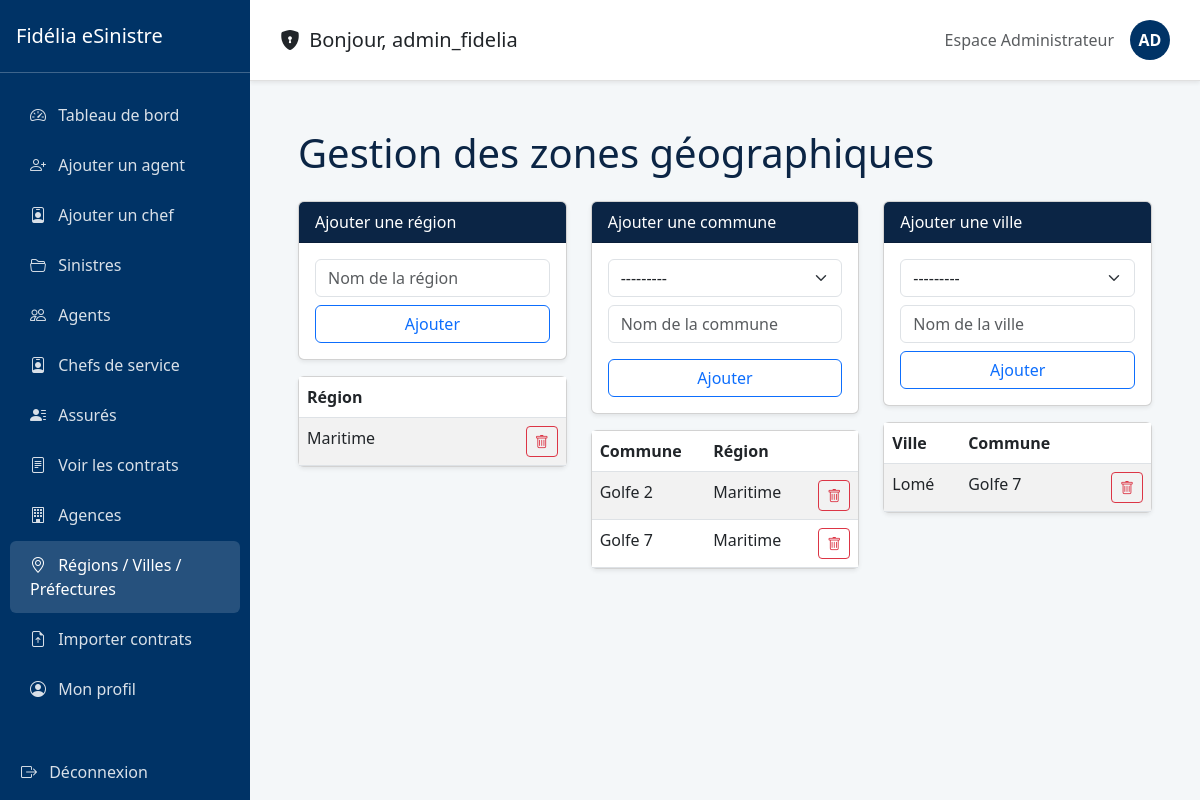
Page /sinistres/admin/localisation/ (signed in) on the committed database.
### gestion_sinistres/models.py (models this page shows, shortened)
class Region(models.Model):
    nom = models.CharField(max_length=100)
    def __str__(self): return self.nom

class Commune(models.Model):
    region = models.ForeignKey(Region, on_delete=models.CASCADE)
    nom = models.CharField(max_length=100)
    def __str__(self): return self.nom

class Ville(models.Model):
    commune = models.ForeignKey(Commune, on_delete=models.CASCADE)
    nom = models.CharField(max_length=100)

### gestion_sinistres/views.py (the view, shortened to what this page needs)
# urls.py: path('admin/localisation/', views.gestion_localisation, name='gestion_localisation'),
@login_required
@user_passes_test(lambda u: u.is_staff)
def gestion_localisation(request):
    region_form = RegionForm()
    commune_form = CommuneForm()
    ville_form = VilleForm()
    return render(request, 'gestion_localisation.html', {
        'region_form': region_form,
        'ville_form': ville_form,
        'commune_form': commune_form,
        'regions': Region.objects.all().order_by('nom'),
        'communes': Commune.objects.select_related('region').order_by('nom'),
        'villes': Ville.objects.select_related('commune').order_by('nom'),
    })

### gestion_sinistres/forms.py
class RegionForm(forms.ModelForm):
    class Meta:
        model = Region
        fields = ['nom']
        widgets = {'nom': forms.TextInput(attrs={'class': 'form-control', 'placeholder': 'Nom de la région'})}

class VilleForm(forms.ModelForm):
    class Meta:
        model = Ville
        fields = ['commune', 'nom']
        widgets = {
            'commune': forms.Select(attrs={'class': 'form-select'}),
            'nom': forms.TextInput(attrs={'class': 'form-control', 'placeholder': 'Nom de la ville'}),
        }

### gestion_sinistres/templates/gestion_localisation.html (shortened to what this page needs)
{% extends 'base_admin.html' %}
{% block content %}
<div class="container-fluid px-4">
    <h1 class="mb-4 mt-4" style="color: #0b2545;">Gestion des zones géographiques</h1>
    <div class="row g-4">
        <div class="col-md-4">
            <div class="card shadow-sm mb-3">
                <div class="card-header text-white" style="background-color: #0b2545;">Ajouter une région</div>
                <div class="card-body">
                    <form method="post">
                        {{ region_form.nom }}
                        <button type="submit" class="btn btn-outline-primary w-100 mt-2">Ajouter</button>
                    </form>
                </div>
            </div>
            <div class="card shadow-sm">
                <div class="card-body p-0">
                    <table class="table table-striped mb-0">
                        <thead><tr><th>Région</th><th></th></tr></thead>
                        <tbody>
                            {% for region in regions %}
                            <tr>
                                <td>{{ region.nom }}</td>
                                <td class="text-end">
                                    <a href="{% url 'supprimer_region' region.id %}" class="btn btn-sm btn-outline-danger" onclick="return confirm('Supprimer cette région ?');"><i class="bi bi-trash"></i></a>
                                </td>
                            </tr>
                            {% empty %}
                            <tr><td colspan="2" class="text-muted text-center py-3">Aucune région</td></tr>
                            {% endfor %}
                        </tbody>
                    </table>
                </div>
            </div>
        </div>
<div class="col-md-4">
    <div class="card shadow-sm mb-3">
        <div class="card-header text-white" style="background-color: #0b2545;">Ajouter une commune</div>
        <div class="card-body">
            <form method="post">
                <div class="mb-2">
                    {{ commune_form.region }}
                </div>
                <div class="mb-2">
                    {{ commune_form.nom }}
                </div>
                <button type="submit" class="btn btn-outline-primary w-100 mt-2">Ajouter</button>
            </form>
        </div>
    </div>
    <div class="card shadow-sm">
        <div class="card-body p-0">
            <table class="table table-striped mb-0">
                <thead><tr><th>Commune</th><th>Région</th><th></th></tr></thead>
                <tbody>
                    {% for commune in communes %}
                    <tr>
                        <td>{{ commune.nom }}</td>
                        <td>{{ commune.region.nom }}</td>
                        <td class="text-end">
                            <a href="{% url 'supprimer_commune' commune.id %}" class="btn btn-sm btn-outline-danger" onclick="return confirm('Supprimer cette commune ?');"><i class="bi bi-trash"></i></a>
                        </td>
                    </tr>
                    {% empty %}
                    <tr><td colspan="3" class="text-muted text-center py-3">Aucune commune</td></tr>
                    {% endfor %}
                </tbody>
            </table>
        </div>
    </div>
</div>
        <div class="col-md-4">
            <div class="card shadow-sm mb-3">
                <div class="card-header text-white" style="background-color: #0b2545;">Ajouter une ville</div>
                <div class="card-body">
                    <form method="post">
                        <div class="mb-2">{{ ville_form.commune }}</div>
                        {{ ville_form.nom }}
                        <button type="submit" class="btn btn-outline-primary w-100 mt-2">Ajouter</button>
                    </form>
                </div>
            </div>
            <div class="card shadow-sm">
                <div class="card-body p-0">
                    <table class="table table-striped mb-0">
                        <thead><tr><th>Ville</th><th>Commune</th><th></th></tr></thead>
                        <tbody>
                            {% for ville in villes %}
                            <tr>
                                <td>{{ ville.nom }}</td>
                                <td>{{ ville.commune.nom }}</td>
                                <td class="text-end">
                                    <a href="{% url 'supprimer_ville' ville.id %}" class="btn btn-sm btn-outline-danger" onclick="return confirm('Supprimer cette ville ?');"><i class="bi bi-trash"></i></a>
                                </td>
                            </tr>
                            {% empty %}
                            <tr><td colspan="3" class="text-muted text-center py-3">Aucune ville</td></tr>
                            {% endfor %}
                        </tbody>
                    </table>
                </div>
            </div>
        </div>
    </div>
</div>
{% endblock %}

### gestion_sinistres/templates/base_admin.html (shortened to what this page needs)
{% load static %}
<!DOCTYPE html>
<html lang="fr">
<head>
    <link href="https://cdn.jsdelivr.net/npm/bootstrap@5.3.0/dist/css/bootstrap.min.css" rel="stylesheet">
    <link rel="stylesheet" href="https://cdn.jsdelivr.net/npm/bootstrap-icons@1.11.0/font/bootstrap-icons.css">
</head>
<body>
    <nav class="sidebar">
        <div class="d-flex align-items-center justify-content-between py-4 px-3 border-bottom border-light border-opacity-25">
            <h5 class="mb-0">Fidélia eSinistre</h5>
        </div>
        <div class="py-3">
            <a href="{% url 'accueil_admin' %}" class="{% if request.resolver_match.url_name == 'accueil_admin' %}active{% endif %}"><i class="bi bi-speedometer2 me-2"></i> Tableau de bord</a>
            <a href="{% url 'creer_agent' %}" class="{% if request.resolver_match.url_name == 'creer_agent' %}active{% endif %}"><i class="bi bi-person-plus me-2"></i> Ajouter un agent</a>
            <a href="{% url 'creer_chef' %}" class="{% if request.resolver_match.url_name == 'creer_chef' %}active{% endif %}"><i class="bi bi-person-badge me-2"></i> Ajouter un chef</a>
            <a href="{% url 'supervision_sinistres' %}" class="{% if request.resolver_match.url_name == 'supervision_sinistres' %}active{% endif %}"><i class="bi bi-folder2-open me-2"></i> Sinistres</a>
            <a href="{% url 'liste_agents' %}" class="{% if request.resolver_match.url_name == 'liste_agents' or request.resolver_match.url_name == 'modifier_agent_admin' %}active{% endif %}"><i class="bi bi-people me-2"></i> Agents</a>
            <a href="{% url 'liste_chefs' %}" class=""><i class="bi bi-person-badge me-2"></i> Chefs de service</a>
            <a href="{% url 'liste_assures' %}" class="{% if request.resolver_match.url_name == 'liste_assures' %}active{% endif %}"><i class="bi bi-person-lines-fill me-2"></i> Assurés</a>
            <a href="{% url 'liste_contrats' %}" class="{% if request.resolver_match.url_name == 'liste_contrats' %}active{% endif %}"><i class="bi bi-file-text me-2"></i> Voir les contrats</a>
            <a href="{% url 'gestion_agences' %}" class="{% if request.resolver_match.url_name == 'gestion_agences' %}active{% endif %}"><i class="bi bi-building me-2"></i> Agences</a>
            <a href="{% url 'gestion_localisation' %}" class="{% if request.resolver_match.url_name == 'gestion_localisation' %}active{% endif %}"><i class="bi bi-geo-alt me-2"></i> Régions / Villes / Préfectures</a>
            <a href="{% url 'importer_donnees' %}" class="{% if request.resolver_match.url_name == 'importer_donnees' %}active{% endif %}"><i class="bi bi-file-earmark-arrow-up me-2"></i> Importer contrats</a>
            <a href="{% url 'profil_admin' %}" class=""><i class="bi bi-person-circle me-2"></i> Mon profil</a>
        </div>
        <div class="py-3 mt-auto">
            <form method="post" action="{% url 'logout' %}">
                <button type="submit" class="btn btn-link text-decoration-none" style="color: rgba(255,255,255,0.85); padding: 12px 20px;"><i class="bi bi-box-arrow-right me-2"></i> Déconnexion</button>
            </form>
        </div>
    </nav>
    <main class="main-content">
        <div class="header-user d-flex align-items-center justify-content-between shadow-sm">
            <div class="d-flex align-items-center">
                <h5 class="mb-0 text-dark"><i class="bi bi-shield-lock-fill me-1"></i> Bonjour, {{ request.user.get_full_name|default:request.user.username }}</h5>
            </div>
            <div class="d-flex align-items-center">
                <span class="text-muted me-3 d-none d-md-inline">Espace Administrateur</span>
                <a href="{% url 'profil_admin' %}" class="user-badge">{{ request.user.first_name|first|default:"A" }}{{ request.user.last_name|first|default:"D" }}</a>
            </div>
        </div>
        <div class="p-4">
            {% block content %}{% endblock %}
        </div>
    </main>
</body>
</html>

### gestion_sinistres/templates/base_admin.html (style rules this page uses)
:root { --fidelia-blue: #003366; }
body { background-color: #f4f7f9; font-family: 'Segoe UI', sans-serif; }
.sidebar { width: 250px; height: 100vh; background: var(--fidelia-blue); color: white; position: fixed; left: 0; top: 0; display: flex; flex-direction: column; overflow-y: auto; overflow-x: hidden; z-index: 1050; transition: transform 0.3s ease; }
.sidebar a { color: rgba(255,255,255,0.85); display: block; padding: 12px 20px; text-decoration: none; border-radius: 6px; margin: 2px 10px; }
.sidebar a:hover, .sidebar a.active { background: rgba(255,255,255,0.15); color: white; }
.main-content { margin-left: 250px; transition: margin-left 0.3s ease; }
.header-user { background: white; padding: 20px 30px; border-bottom: 1px solid #e0e0e0; position: sticky; top: 0; z-index: 1020; }
.user-badge { width: 40px; height: 40px; border-radius: 50%; background: var(--fidelia-blue); color: white; display: flex; align-items: center; justify-content: center; font-weight: bold; text-decoration: none !important; }

### rows in the picture
Region: nom "Maritime"
Commune: nom "Golfe 2", region.nom "Maritime"
Commune: nom "Golfe 7", region.nom "Maritime"
Ville: nom "Lomé", commune.nom "Golfe 7"

### other values in the picture
{{ request.user.get_full_name|default:request.user.username }} "admin_fidelia"
{{ request.user.first_name|first|default:"A" }} "A"
{{ request.user.last_name|first|default:"D" }} "D"
